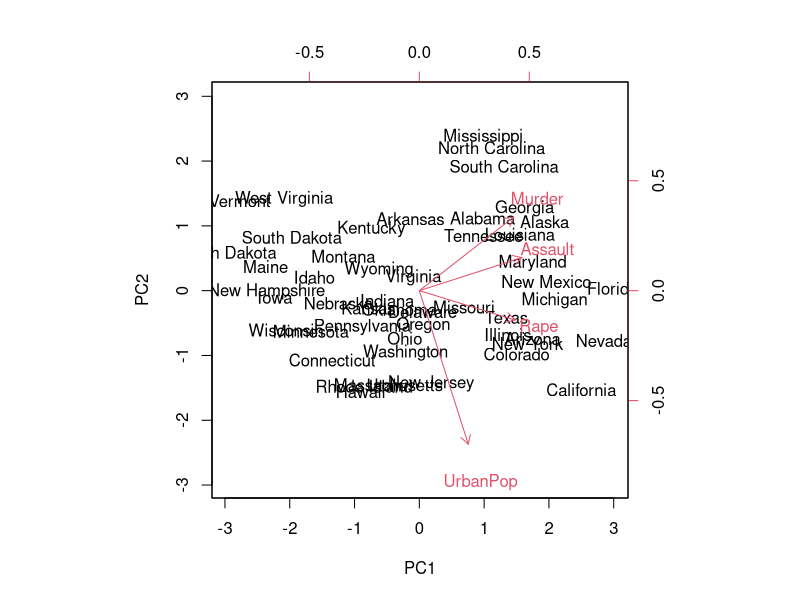
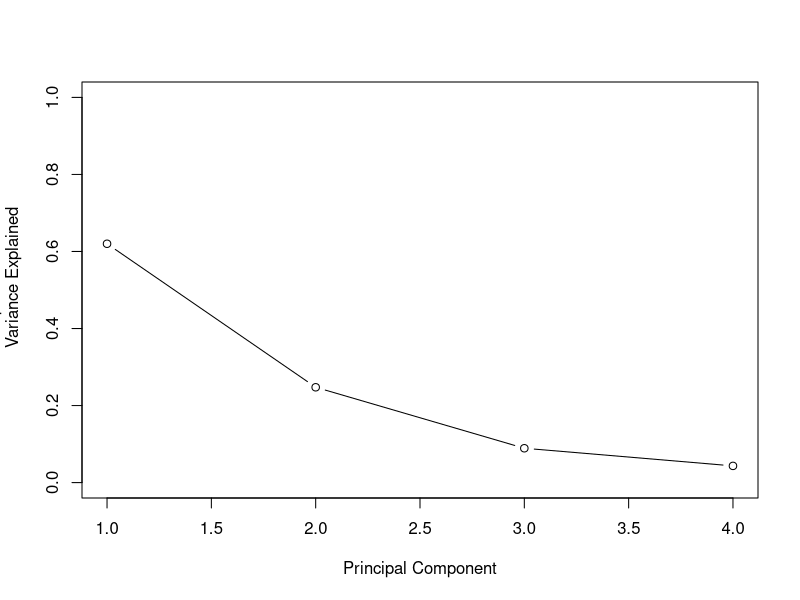
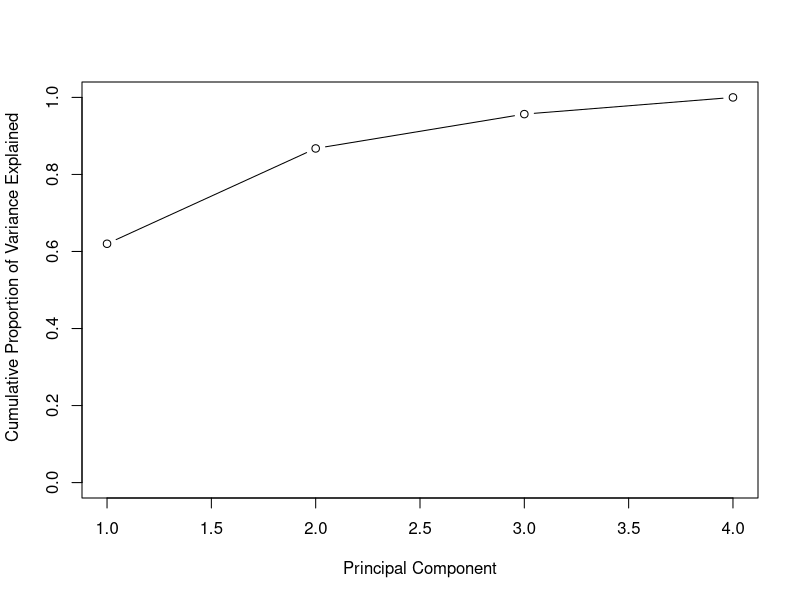

Reproduce these figures in R, in order.
# Perform PCA on USArrests dataset
states = row.names(USArrests)
states
names(USArrests)

apply(USArrests, 2, mean)

apply(USArrests, 2, var)

# Performing PCA
pr.out = prcomp(USArrests, scale=TRUE)

names(pr.out)

# Scaling variables prior to reduction with PCA
pr.out$center

pr.out$scale

# princial components loadings/scores
pr.out$rotation

# The PCA score vectors
dim(pr.out$x)

# Plot components 1 and 2
pr.out$rotation=-pr.out$rotation
pr.out$x=-pr.out$x
biplot(pr.out, scale=0)

# Standard deviations of each princpal component
pr.out$sdev
# [1] 1.5748783 0.9948694 0.5971291 0.4164494

# Variance explained by each princial component
pr.var = pr.out$sdev^2
pr.var

# Proportion of variance explained
pve = pr.var/sum(pr.var)
pve

# Plotting PVE by each component and the cumulative PVE
plot(pve, xlab="Principal Component", ylab="Proportion of 
     Variance Explained", ylim=c(0,1), type='b')
# Cumulative PVE
plot(cumsum(pve), xlab="Principal Component", ylab="
     Cumulative Proportion of Variance Explained", ylim=c(0,1),
     type='b')
